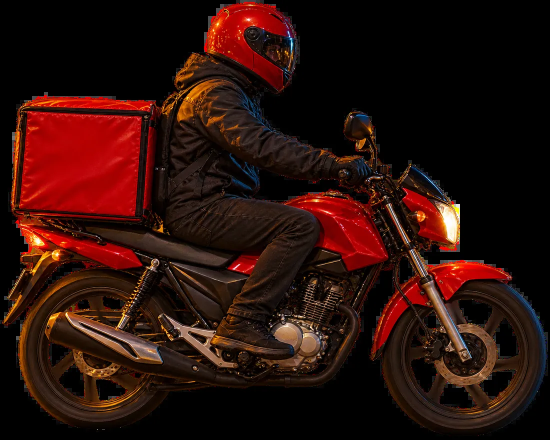
#> input picture scrollcraft/builds/planeta-pizza/assets/scene/rider-d.webp, 1100 x 879 px (shown at 1/2 size)
$ python -i scenes.py   (imports and definitions only)
#> lines starting #> are read from the running program, lines starting #| are printed output that depends on the picture
#!/usr/bin/env python3
"""
scenes: the ChatGPT images for the acts after the vitrine (see
PROMPTS-CHATGPT.md, groups Q, E and L). Like ingest.py, nothing here draws
food; it aligns, crops and encodes.

    python3 tools/scenes.py                 reads assets/src/, writes assets/scene/
    python3 tools/scenes.py --src some/dir

Inputs (any missing group is skipped and its act stays off the page):
    q1-fatia q2-puxando                    the slice lifts, the cheese stretches
    e1-caixa-aberta e2-caixa-fechada       the lid closes
    e3-motoboy e4-rua                      the ride (E3 with real alpha)
    l1-capa                                the store cover

    Also writes assets/menu/calabresa.webp from the vitrine's final frame
    (V6 is the house calabresa), once ingest.py has run.
"""
import argparse
import os

import numpy as np
from PIL import Image

HERE = os.path.dirname(os.path.abspath(__file__))
ROOT = os.path.dirname(HERE)
SRC = os.path.join(ROOT, 'assets', 'src')
OUT = os.path.join(ROOT, 'assets', 'scene')
F = np.float32


def log(*a):
    print(*a, flush=True)


# [7 lines left out: function save, not called in this run]


def grey(im):
    return np.asarray(im.convert('L'), dtype=F)


# [23 lines left out: functions best_shift, box_edges, not called in this run]


def pull(src):
    a, b = os.path.join(src, 'q1-fatia.png'), os.path.join(src, 'q2-puxando.png')
    if not (os.path.exists(a) and os.path.exists(b)):
        return 'missing'
    q1, q2 = Image.open(a).convert('RGB'), Image.open(b).convert('RGB')
    if q2.size != q1.size:
        q2 = q2.resize(q1.size, Image.LANCZOS)
    w, h = q1.size
    # the pizza's near rim (lower left) is untouched by the edit: align on it
    region = (slice(int(h * 0.6), h), slice(0, int(w * 0.48)))
    e, dy, dx = best_shift(grey(q1), grey(q2), region)
    log(f'  q2 aligned to q1 by ({dx}, {dy}) px')
    q2 = q2.transform(q2.size, Image.AFFINE, (1, 0, -dx, 0, 1, -dy), Image.BICUBIC)
    for im, nm in ((q1, 'pull-1'), (q2, 'pull-2')):
        save(im, f'{nm}-d.webp', 1024, q=76)
        save(im, f'{nm}-m.webp', 720, q=74)
    return 'ok'


# [96 lines left out: functions box, ride, cover, menu_calabresa, main, not called in this run]


# [2 lines not run here, left out]

>>> import cv2
>>> picture = cv2.imread('../assets/scene/rider-d.webp', cv2.IMREAD_GRAYSCALE)
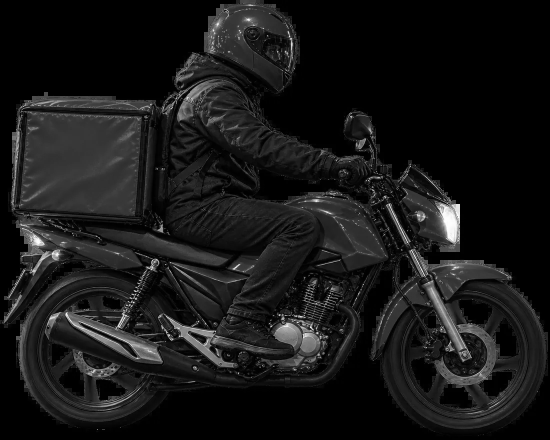
#> picture: shape (879, 1100) (shown at 1/2 size); min 0, max 255, mean 23.4
#> (the run stopped early here; a loop or call above may not have finished)
